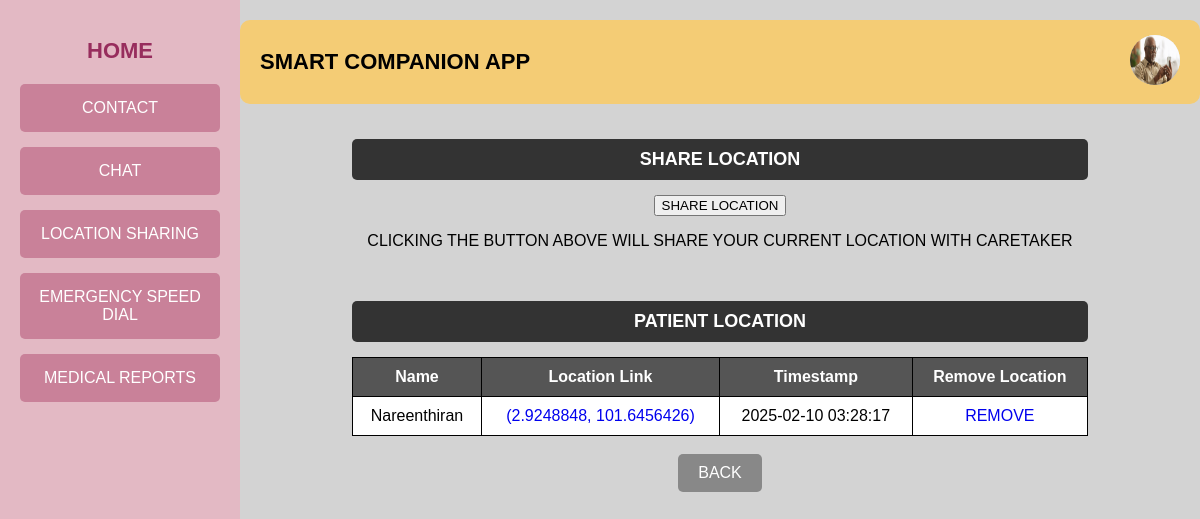
The page /locationuser (signed in) on the database as committed earlier.
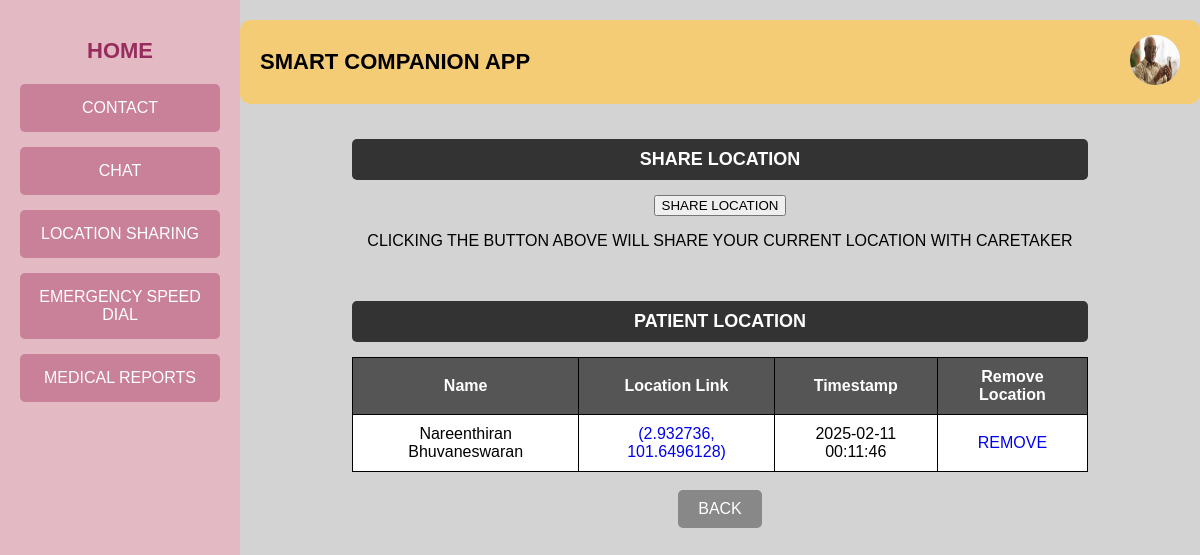
The same page on the database as committed later.
### tables this page shows
CREATE TABLE locations (
            id INTEGER PRIMARY KEY AUTOINCREMENT,
            user_id TEXT NOT NULL,
            name TEXT NOT NULL,
            latitude REAL NOT NULL,
            longitude REAL NOT NULL,
            timestamp TEXT NOT NULL
        );

### app.py (the view)
@app.route("/locationuser")
def locationuser():
    db = get_db()
    cursor = db.cursor()
    user_id = session.get('user_id')
    str_user_id = str(user_id)
    with open("static/img_log/user/"+ str_user_id + ".txt", "r") as file:
        image_name = str(file.read())
        image_url= url_for('static', filename='uploads/'+ image_name)
    cursor.execute("SELECT * FROM locations WHERE user_id = ?", (user_id,))
    location_list = cursor.fetchall()
    db.close()
    return render_template("User/location.html", image_url=image_url, contacts=location_list)

### app.py (called while the page is built)
def get_db():
    if 'db' not in g:
        g.db = sqlite3.connect('project.db')
        g.db.row_factory = sqlite3.Row
    return g.db

### templates/User/location.html (shortened to what this page needs)
<!DOCTYPE html>
<html lang="en">
<head>
    <link rel="stylesheet" href="static/contact.css">
</head>
<body>
    <div class="container">
        <div class="sidebar">
            <a href="{{ url_for('user') }}"><h2>HOME</h2></a>
            <a href="{{ url_for('contactuser') }}"><button class="nav-btn">CONTACT</button></a>
            <a href="{{ url_for('chatuser') }}"><button class="nav-btn">CHAT</button></a>
            <a href="{{ url_for('locationuser') }}"><button class="nav-btn">LOCATION SHARING</button></a>
            <a href="{{ url_for('emergencyuser') }}"><button class="nav-btn">EMERGENCY SPEED DIAL</button></a>
            <a href="{{ url_for('medicaluser') }}"><button class="nav-btn">MEDICAL REPORTS</button></a>
        </div>
        <div class="main-content">
            <div class="header">
                <h1>SMART COMPANION APP</h1>
                <div class="user-profile">
                    <a href="{{ url_for('userprofile') }}"><img src="{{ image_url }}" alt="Profile Picture" class="profile-img"></a>
                </div>
            </div>
            <div class="contacts-section">
                <div class="top-bar">
                   <h2 class="contacts-title">SHARE LOCATION</h2>
                </div>
                <div class="location-container">
                    <div class="box">
                        <button class="share-btn" onclick="shareLocation()">
                            <span>SHARE LOCATION</span>
                        </button>
                        <p id="status" class="info-text">CLICKING THE BUTTON ABOVE WILL SHARE YOUR CURRENT LOCATION WITH CARETAKER</p>
                    </div>
                </div>
            </div>
            <div class="contacts-section">
                <h2 class="contacts-title">PATIENT LOCATION</h2>
                <table class="contacts-table">
                    <tr>
                        <th>Name</th>
                        <th>Location Link</th>
                        <th>Timestamp</th>
                        <th>Remove Location</th>
                    </tr>
                    {% for contact in contacts %}
                    <tr>
                        <td>{{ contact[2] }}</td>
                        <td><a href=" https://www.google.com/maps?q={{ contact[3] }},{{ contact[4] }}" onclick="event.stopPropagation();" target="_blank">{{ contact[3], contact[4] }}</a></td>
                        <td>{{ contact[5] }}</td>
                        <td><a href="/deletelocation?time_number={{ contact[5] }}" class="edit-btn">REMOVE</a></td>
                    </tr>
                    {% endfor %}
                </table>
            </div><br>
            <a href="{{ url_for('user') }}"><button class="back-btn">BACK</button></a>
        </div>
    </div>
</body>
</html>

### static/contact.css (style rules this page uses)
body { font-family: Arial, sans-serif; margin: 0; padding: 0; background-color: #e5e5e5; }
.container { display: flex; height: 100vh; }
.sidebar { width: 200px; background-color: #e3b9c4; padding: 20px; text-align: center; }
.sidebar h2 { font-size: 20px; margin-bottom: 30px; }
.nav-btn { display: block; width: 100%; padding: 15px; margin-bottom: 15px; background-color: #c98199; border: none; color: white; font-size: 16px; cursor: pointer; border-radius: 5px; }
.main-content { flex: 1; padding: 20px; background-color: #d3d3d3; display: flex; flex-direction: column; align-items: center; }
.header { display: flex; justify-content: space-between; width: 100%; align-items: center; background-color: #f4cc75; padding: 15px 20px; border-radius: 10px; }
.header h1 { margin: 0; font-size: 22px; }
.user-profile { display: flex; align-items: center; gap: 10px; }
.user-profile img { width: 50px; height: 50px; border-radius: 50%; background-color: #ddd; }
.contacts-section { width: 80%; margin-top: 20px; text-align: center; }
.contacts-title { background-color: #333; color: white; padding: 10px; border-radius: 5px; font-size: 18px; }
.contacts-table { width: 100%; margin-top: 10px; border-collapse: collapse; background-color: white; }
.contacts-table th, .contacts-table td { border: 1px solid black; padding: 10px; text-align: center; }
.contacts-table th { background-color: #555; color: white; }
.sidebar h2 { color: #972d5d; font-size: 22px; margin-bottom: 20px; font-weight: bold; text-decoration: none; transition: color 0.3s ease; }
a { text-decoration: none; }
.back-btn, .add-btn { padding: 10px 20px; border: none; font-size: 16px; cursor: pointer; border-radius: 5px; }
.back-btn { background-color: #b8867b; color: white; }
.back-btn, .add-btn { padding: 10px 20px; border: none; border-radius: 5px; cursor: pointer; }
.back-btn { background: #888; color: white; }

Rows that differ between the two databases and show on the page:
removed locations: name "Nareenthiran", latitude+longitude "(2.9248848, 101.6456426)", timestamp "2025-02-10 03:28:17"
added locations: name "Nareenthiran Bhuvaneswaran", latitude+longitude "(2.932736, 101.6496128)", timestamp "2025-02-11 00:11:46"
